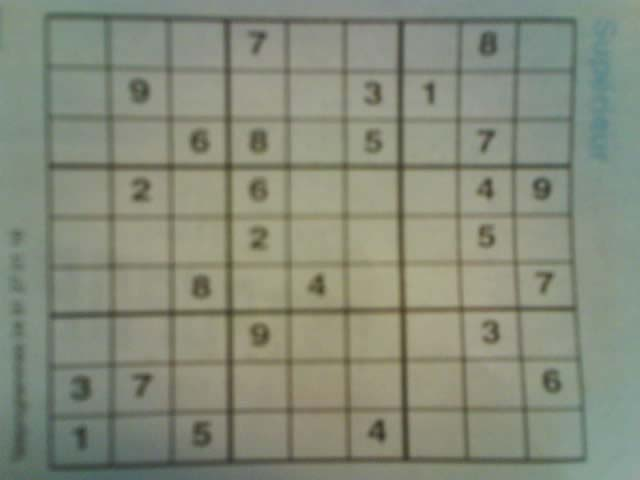
#> input picture dataset/image1.jpg, 640 x 480 px
$ python -i Sudoku.py   (imports and definitions only)
#> lines starting #> are read from the running program, lines starting #| are printed output that depends on the picture; after the words box and inside, x2 and y2 are one past the last pixel; in counts of white or black regions, pixels touching at a corner belong together
from imutils.perspective import four_point_transform
from skimage.segmentation import clear_border
# from image import debug
import matplotlib.pyplot as plt
import numpy as np
import imutils
import cv2


class Sudoku:

    def __init__(self, path):
        self.image_path = path
        self.sudoku_detect()
        self.image_binary = self.convert_binary(self.image_gray)
        self.cells = self.split_cells(self.image_binary)
        self.help = """Sudoku('path/to/file')\n
    Data\n
    \t.image_path = path to image file\n
    \t.image_gray = bird eye view gray image\n
    \t.image_binary = thresholded and denoised image\n
    \t.cells = array of all grid\n
    \t.help = detail of this object\n
    Function\n
    \t.load_image() = load original image from self.image_path\n
    \t\treturn image_object\n
    \t.sudoku_detect() = transfrom gray image to bird eye view\n
    \t\treturn None\n
    \t.convert_binary(image_gray) = convert gray image to binary with GAUSSIAN Threshold\n
    \t\treturn image_object as converted\n
    \t.filter_number(cell) = filter out border table and noise only cell\n
    \t\treturn blank_image_object if null number | image_object_has_only_number\n
    \t.remove_image(image_binary) = remove anything from binary image\n
    \t\treturn blank_image_object\n
    \t.create_contours(image_thresholded) = find all contours in image\n
    \t\treturn list_of_contours_found\n
    \t.adap_threshold(image_gray) = adaptive GAUSSIAN threshold to image\n
    \t\treturn thresholded_image_object\n
    \t.split_cells(image_thresholded) = split image by divide 9x9\n
    \t\treturn np_array 9x9\n
    \t.search_largest_square_contour(list_contours) = find a largest contours in list_contour\n
    \t\treturn contour\n
        """

    def load_image(self):
        return cv2.imread(self.image_path)

    def sudoku_detect(self):
        image_load = self.load_image()
#> in load_image, returned value is the input picture: shape (480, 640, 3); mean B, G, R 122.1, 138.8, 133.7
        image_gray = cv2.cvtColor(image_load, cv2.COLOR_BGR2GRAY)
        thresh = self.adap_threshold(image_gray)
        list_contours = self.create_contours(thresh)
        puzzleCnt = self.search_largest_square_contour(list_contours)

        if puzzleCnt is None:
            raise Exception("Sudoku puzzle not found at " +
                            self.image_path+" path.")
        else:
            _, _, w, h = cv2.boundingRect(puzzleCnt)
            if w < 100 or h < 100:
                raise Exception("Sudoku puzzle not found at " +
                                self.image_path+" path.")
        # result
        image_gray = four_point_transform(
            image_gray, puzzleCnt.reshape(4, 2))

        image_load = four_point_transform(
            image_load, puzzleCnt.reshape(4, 2))

        self.image_gray = cv2.resize(image_gray, (480, 480))
        self.origin_tranformed = cv2.resize(image_load, (480, 480))

    def convert_binary(self, image_gray):
        ''' Convert gray image to binary image'''
        image = cv2.fastNlMeansDenoising(image_gray)
        image = cv2.adaptiveThreshold(
            image, 255, cv2.ADAPTIVE_THRESH_GAUSSIAN_C, cv2.THRESH_BINARY, 57, 5)
        return image

    def filter_number(self, cell):
        thresh = cv2.bitwise_not(cell)

        thresh = clear_border(thresh)

        cnts = self.create_contours(thresh)

        if len(cnts) == 0:
            return self.remove_image(thresh)

        contour_digit = None
        cnts = sorted(
            cnts, key=cv2.contourArea, reverse=True)
        for c in cnts:
            pos_x, pos_y, w, h = cv2.boundingRect(c)
            pos_x += w//2
            pos_y += h//2
            if ((pos_x>20 and pos_x<32) and (pos_y>20 and pos_y<39) and (w*h >150)):
                contour_digit = c
                break

        if contour_digit is None:
            return self.remove_image(thresh)

        mask = np.zeros(thresh.shape, np.uint8)
        cv2.drawContours(mask, [contour_digit], -1, 255, -1)
        return cv2.bitwise_and(thresh, thresh, mask=mask)

    def remove_image(self, thresh):
        return cv2.bitwise_and(thresh, np.zeros(thresh.shape, np.uint8))

    def create_contours(self, thresh):
        cnts = cv2.findContours(thresh.copy(), cv2.RETR_EXTERNAL,
                                cv2.CHAIN_APPROX_SIMPLE)
        return imutils.grab_contours(cnts)

    def adap_threshold(self, gray):
        thresh = cv2.GaussianBlur(gray, (7, 7), 3)
        thresh = cv2.adaptiveThreshold(
            thresh, 255, cv2.ADAPTIVE_THRESH_GAUSSIAN_C, cv2.THRESH_BINARY, 57, 5)
        thresh = cv2.bitwise_not(thresh)
        return thresh

    def split_cells(self, image):
        x_size = image.shape[0] // 9
        y_size = image.shape[1] // 9

        array_cell = np.zeros(shape=(9, 9), dtype=object)

        for x in range(0, 9):
            for y in range(0, 9):
                cell = image[x_size *
                             x:x_size * (x+1), y_size * y:y_size * (y+1)]
                cell = self.filter_number(cell)
                array_cell[x][y] = cell
        return array_cell

    def search_largest_square_contour(self, list_contours):
        list_contours = sorted(
            list_contours, key=cv2.contourArea, reverse=True)
        for c in list_contours:
            peri = cv2.arcLength(c, True)
            approx = cv2.approxPolyDP(c, 0.06 * peri, True)

            if len(approx) == 4:
                return approx
        return None

>>> result = Sudoku('../dataset/image1.jpg').sudoku_detect()
#> in sudoku_detect, `image_gray = cv2.cvtColor(image_load, cv2.COLOR_BGR2GRAY)`:
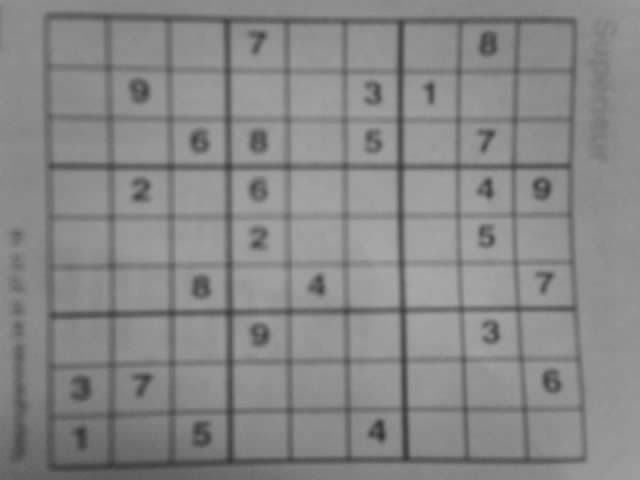
#> image_gray: shape (480, 640); min 50, max 169, mean 135.4
#> in adap_threshold, `thresh = cv2.adaptiveThreshold( thresh, 255, cv2.ADAPTIVE_THRESH_GAUSS..`:
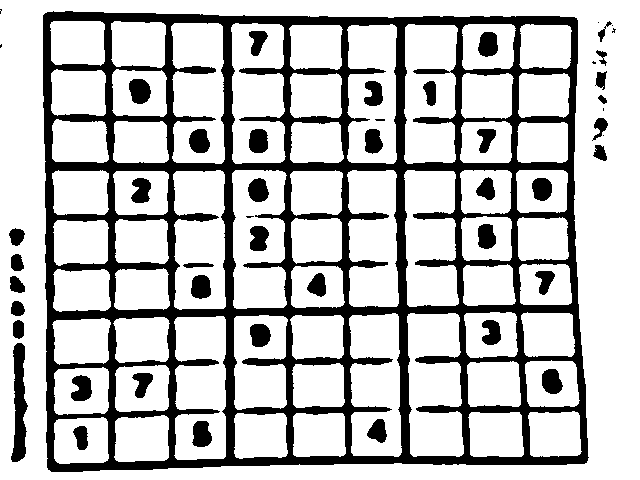
#> thresh: shape (480, 640); 75.7% white; 50 black regions (10 under 20 px), largest, box (x1, y1, x2, y2) and area: (43, 11, 589, 472) 62368, (11, 343, 28, 462) 1250, (129, 79, 151, 104) 435
#> in adap_threshold, `thresh = cv2.bitwise_not(thresh)`: thresh: shape (480, 640); 24.3% white; 50 white regions (10 under 20 px)
#> in create_contours, `cnts = cv2.findContours(thresh.copy(), cv2.RETR_EXTERNAL, cv2.CHAIN_AP..`: cnts = 21 contours, 8 with area under 20; largest, box (x1, y1, x2, y2) and area: (43, 11, 589, 472) 239724, (11, 343, 28, 462) 1126, (9, 228, 25, 246) 178, (10, 276, 25, 293) 162, (13, 320, 24, 339) 157
#> in sudoku_detect, `list_contours = self.create_contours(thresh)`: list_contours has the same summary as cnts in create_contours
#> in search_largest_square_contour, `list_contours = sorted( list_contours, key=cv2.contourArea, reverse=Tr..`: list_contours has the same summary as cnts in create_contours
#> the loop in search_largest_square_contour, `for c in list_contours:` made 1 pass
#> (peri, approx) on pass 1: (2016.6, [[43, 15], [48, 469], [586, 462], [576, 18]])
#> in sudoku_detect, `puzzleCnt = self.search_largest_square_contour(list_contours)`: puzzleCnt = [[43, 15], [48, 469], [586, 462], [576, 18]]
#> in sudoku_detect, `_, _, w, h = cv2.boundingRect(puzzleCnt)`: w = 544; h = 455
#> in sudoku_detect, `image_gray = four_point_transform( image_gray, puzzleCnt.reshape(4, 2))`:
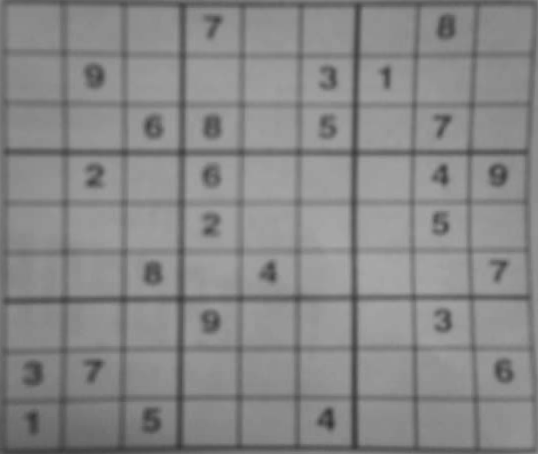
#> image_gray: shape (454, 538); min 51, max 169, mean 135.6
#> in sudoku_detect, `image_load = four_point_transform( image_load, puzzleCnt.reshape(4, 2))`:
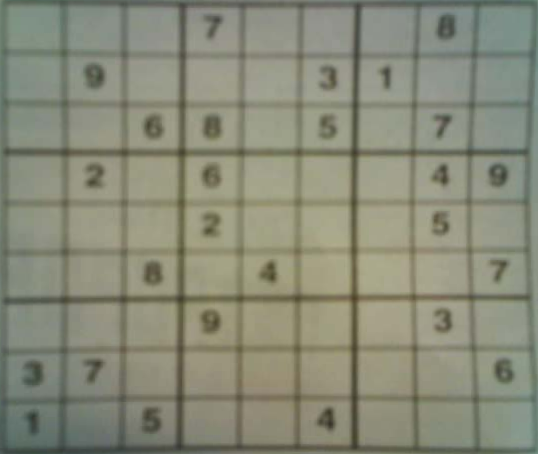
#> image_load: shape (454, 538, 3); mean B, G, R 120.1, 138.3, 136.2
#> in sudoku_detect, `self.image_gray = cv2.resize(image_gray, (480, 480))`:
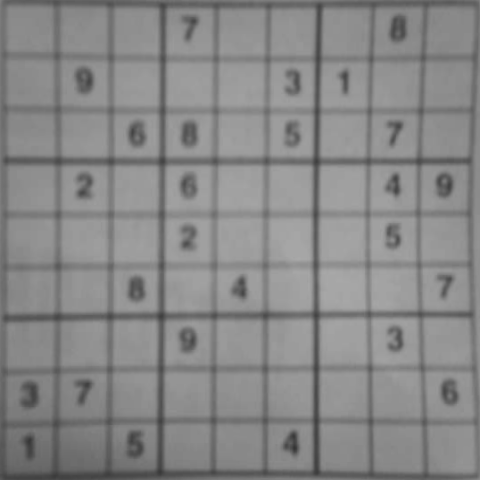
#> self.image_gray: shape (480, 480); min 52, max 169, mean 135.5
#> in sudoku_detect, `self.origin_tranformed = cv2.resize(image_load, (480, 480))`:
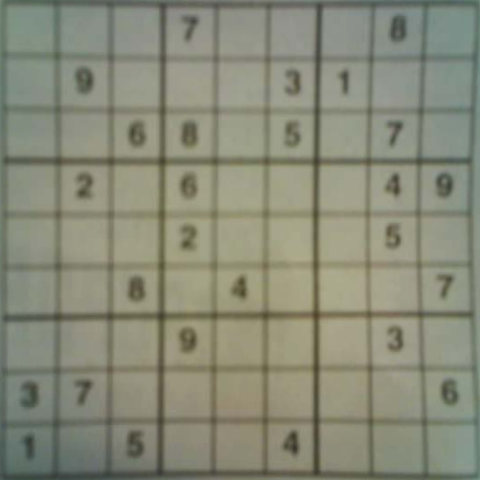
#> self.origin_tranformed: shape (480, 480, 3); mean B, G, R 120, 138.2, 136.1
#> in convert_binary, `image = cv2.adaptiveThreshold( image, 255, cv2.ADAPTIVE_THRESH_GAUSSIA..`:
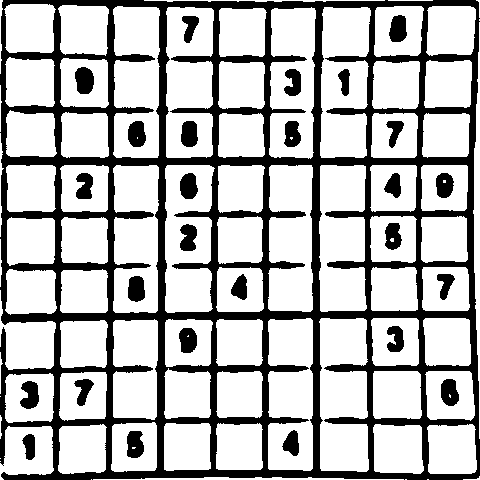
#> image: shape (480, 480); 72.1% white; 27 black regions, largest, box (x1, y1, x2, y2) and area: (0, 0, 480, 480) 55578, (75, 67, 94, 94) 418, (389, 15, 407, 42) 389
#> the loop in search_largest_square_contour (call 2), `for c in list_contours:` made 1 pass

$ run again, on dataset/image10.jpg
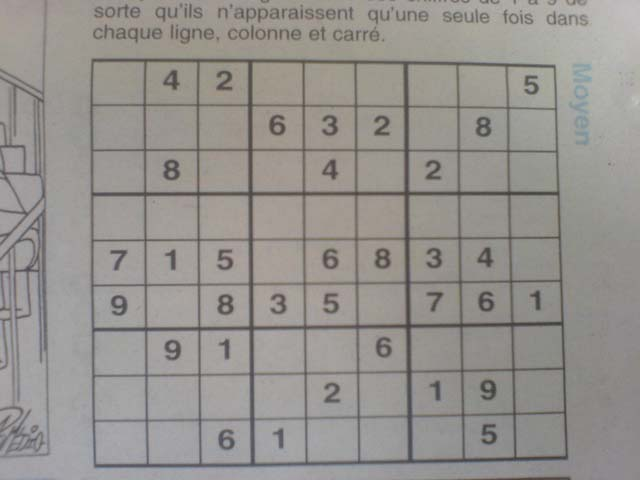
#> input picture dataset/image10.jpg, 640 x 480 px
#> in load_image, returned value is the input picture: shape (480, 640, 3); mean B, G, R 142.6, 146.4, 149.7
#> in adap_threshold, `thresh = cv2.adaptiveThreshold( thresh, 255, cv2.ADAPTIVE_THRESH_GAUSS..`:
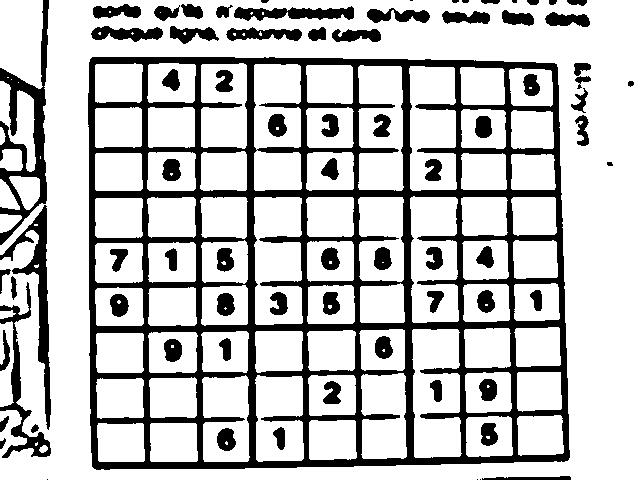
#> thresh: shape (480, 640); 76% white; 76 black regions (7 under 20 px), largest, box (x1, y1, x2, y2) and area: (88, 57, 570, 470) 48403, (0, 0, 49, 245) 3476, (0, 205, 51, 430) 2333
#> cnts = 43 contours, 10 with area under 20; largest, box (x1, y1, x2, y2) and area: (88, 57, 570, 470) 192435, (0, 0, 49, 245) 3714, (0, 205, 51, 430) 2060, (0, 282, 51, 458) 1487, (234, 6, 354, 21) 1000
#> in sudoku_detect, `list_contours = self.create_contours(thresh)`: list_contours has the same summary as cnts in create_contours
#> in search_largest_square_contour, `list_contours = sorted( list_contours, key=cv2.contourArea, reverse=Tr..`: list_contours has the same summary as cnts in create_contours
#> the loop in search_largest_square_contour, `for c in list_contours:` made 1 pass
#> (peri, approx) on pass 1: (1773.8, [[90, 59], [94, 468], [568, 459], [556, 64]])
#> puzzleCnt = [[90, 59], [94, 468], [568, 459], [556, 64]]
#> w = 479; h = 410
#> in convert_binary, `image = cv2.adaptiveThreshold( image, 255, cv2.ADAPTIVE_THRESH_GAUSSIA..`:
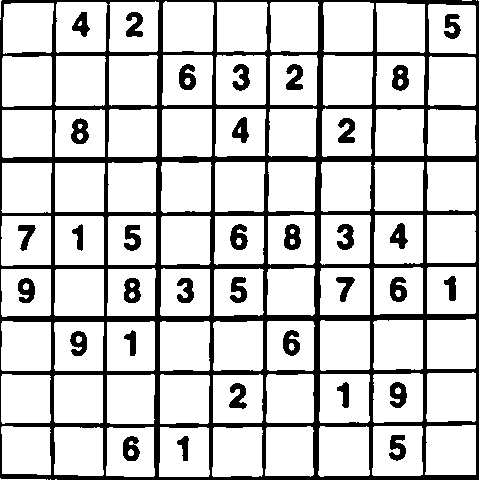
#> image: shape (480, 480); 79.9% white; 34 black regions, largest, box (x1, y1, x2, y2) and area: (0, 0, 479, 480) 37579, (284, 224, 301, 250) 317, (392, 65, 409, 91) 311
#> the loop in search_largest_square_contour (call 2), `for c in list_contours:` made 1 pass

$ run again, on dataset/image1006.jpg
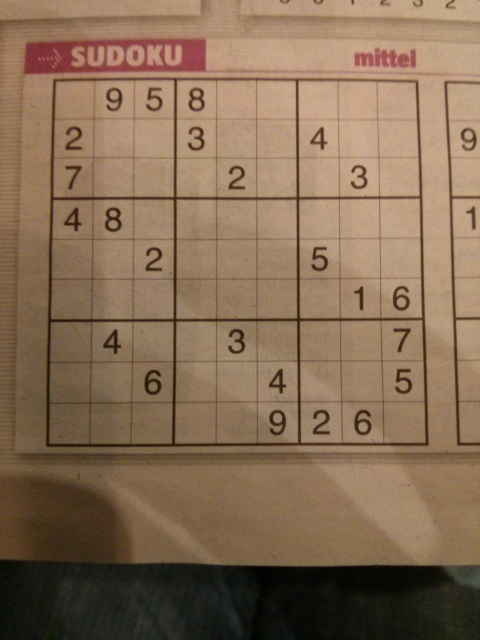
#> input picture dataset/image1006.jpg, 960 x 1280 px (shown at 1/2 size)
#> in load_image, returned value is the input picture: shape (1280, 960, 3); mean B, G, R 85.1, 109.4, 134.5
#> in adap_threshold, `thresh = cv2.bitwise_not(thresh)`:
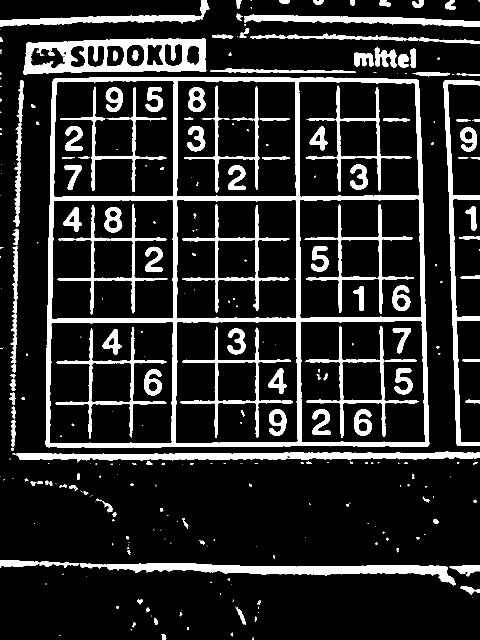
#> thresh: shape (1280, 960) (shown at 1/2 size); 15.1% white; 330 white regions (183 under 20 px)
#> cnts = 240 contours, 165 with area under 20; largest, box (x1, y1, x2, y2) and area: (91, 154, 859, 895) 553441, (46, 76, 413, 149) 22447, (160, 1126, 912, 1171) 10014, (25, 902, 960, 923) 9966, (887, 160, 960, 892) 6941
#> in sudoku_detect, `list_contours = self.create_contours(thresh)`: list_contours has the same summary as cnts in create_contours
#> in search_largest_square_contour, `list_contours = sorted( list_contours, key=cv2.contourArea, reverse=Tr..`: list_contours has the same summary as cnts in create_contours
#> the loop in search_largest_square_contour, `for c in list_contours:` made 1 pass
#> (peri, approx) on pass 1: (3011.8, [[106, 159], [92, 892], [857, 890], [836, 160]])
#> puzzleCnt = [[106, 159], [92, 892], [857, 890], [836, 160]]
#> w = 766; h = 734
#> in convert_binary, `image = cv2.adaptiveThreshold( image, 255, cv2.ADAPTIVE_THRESH_GAUSSIA..`:
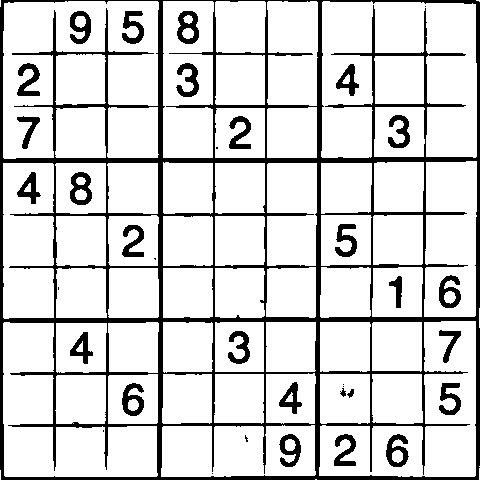
#> image: shape (480, 480); 84.1% white; 36 black regions (9 under 20 px), largest, box (x1, y1, x2, y2) and area: (0, 0, 480, 480) 28016, (177, 11, 199, 44) 429, (70, 172, 92, 205) 420
#> the loop in search_largest_square_contour (call 2), `for c in list_contours:` made 1 pass

$ run again, on dataset/image102.jpg
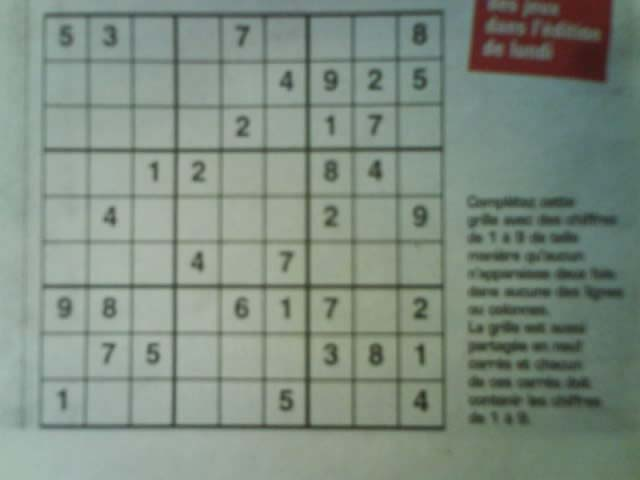
#> input picture dataset/image102.jpg, 640 x 480 px
#> in load_image, returned value is the input picture: shape (480, 640, 3); mean B, G, R 128.9, 140.3, 126.9
#> cnts = 59 contours, 6 with area under 20; largest, box (x1, y1, x2, y2) and area: (37, 8, 448, 433) 170152, (468, 0, 612, 83) 8897, (466, 194, 536, 209) 605, (467, 270, 551, 280) 576, (567, 213, 619, 227) 470
#> in sudoku_detect, `list_contours = self.create_contours(thresh)`: list_contours has the same summary as cnts in create_contours
#> in search_largest_square_contour, `list_contours = sorted( list_contours, key=cv2.contourArea, reverse=Tr..`: list_contours has the same summary as cnts in create_contours
#> the loop in search_largest_square_contour, `for c in list_contours:` made 1 pass
#> (peri, approx) on pass 1: (1683.5, [[444, 9], [43, 13], [39, 429], [447, 429]])
#> puzzleCnt = [[444, 9], [43, 13], [39, 429], [447, 429]]
#> w = 409; h = 421
#> in convert_binary, `image = cv2.adaptiveThreshold( image, 255, cv2.ADAPTIVE_THRESH_GAUSSIA..`:
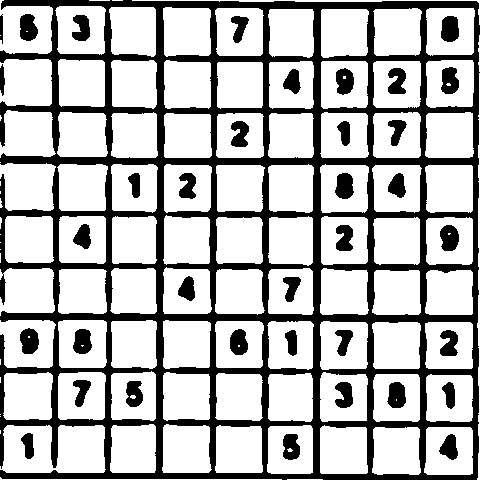
#> image: shape (480, 480); 71.6% white; 37 black regions, largest, box (x1, y1, x2, y2) and area: (0, 0, 480, 480) 54229, (441, 16, 459, 42) 397, (440, 225, 459, 251) 392
#> the loop in search_largest_square_contour (call 2), `for c in list_contours:` made 1 pass
